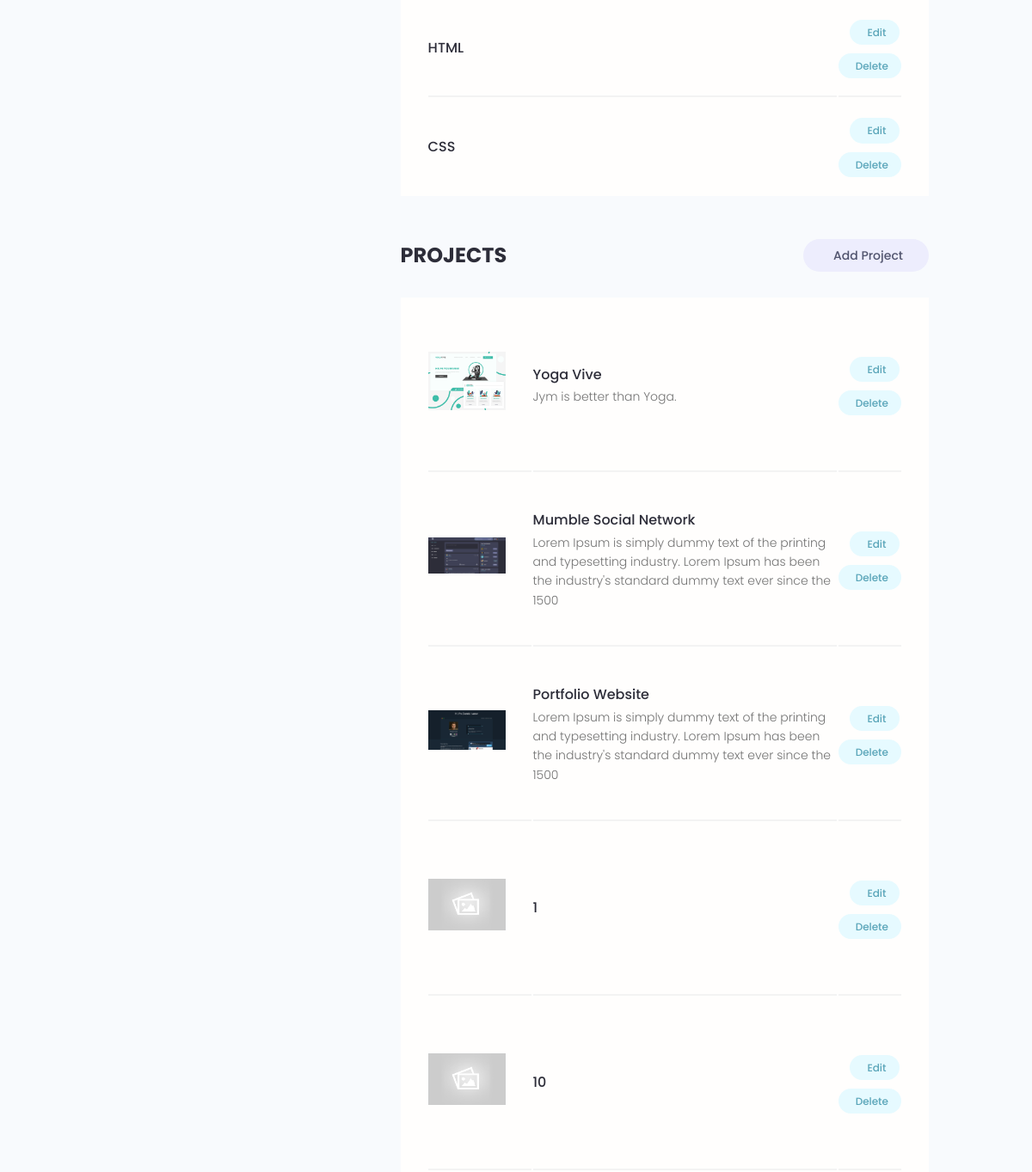
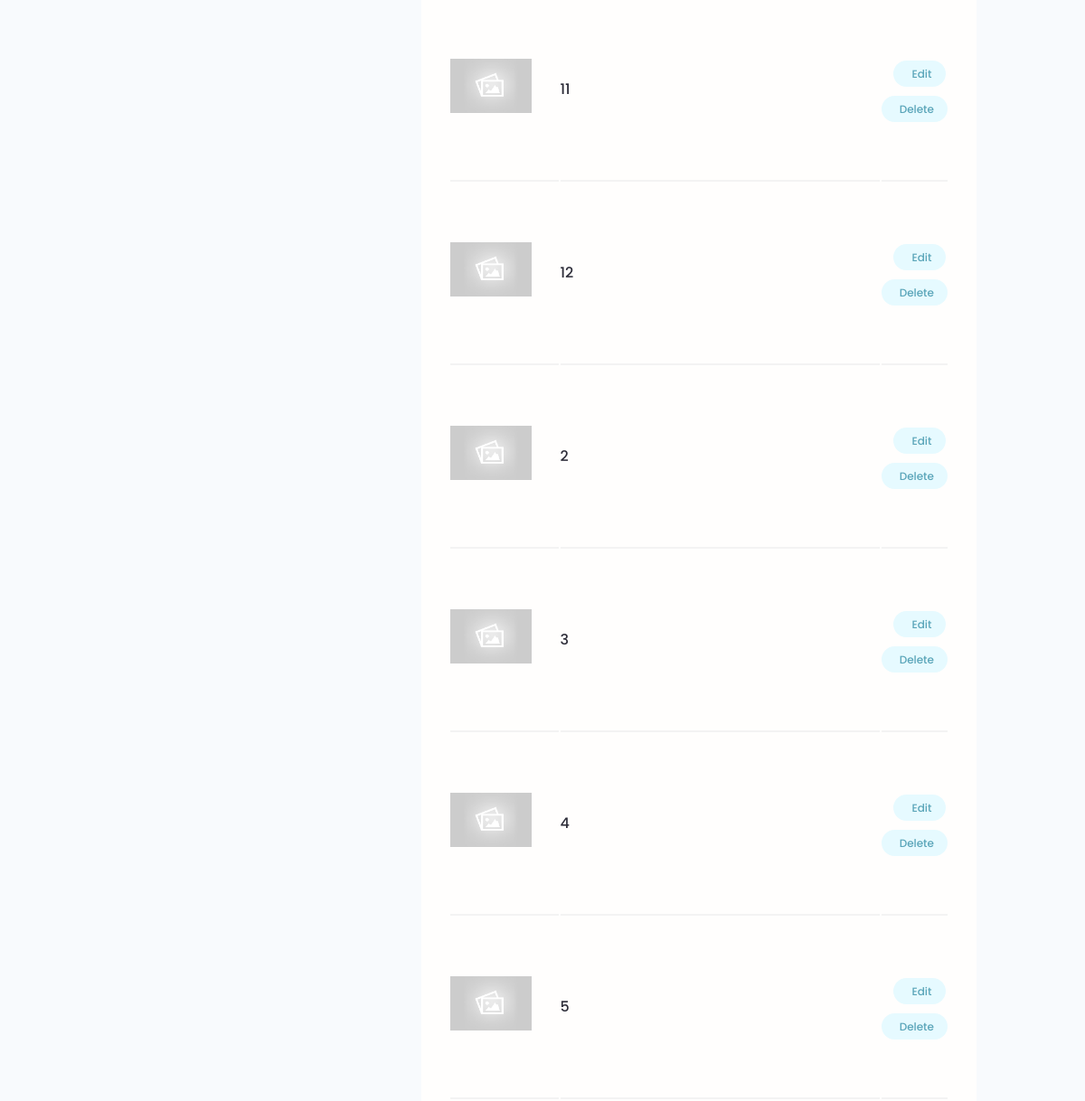
Before: /account/ (signed in, middle part) with the older database file (2 pictures, top to bottom).
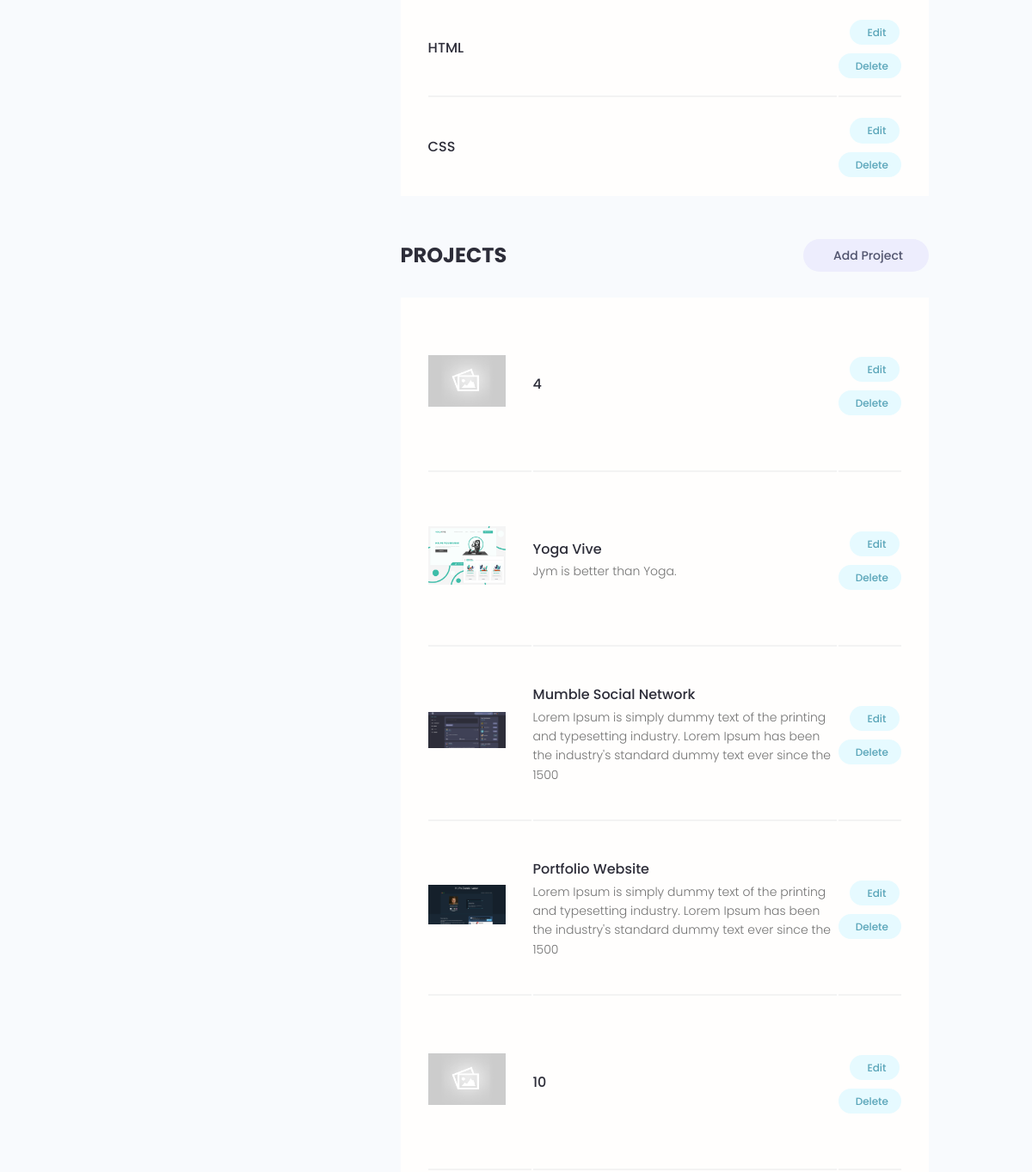
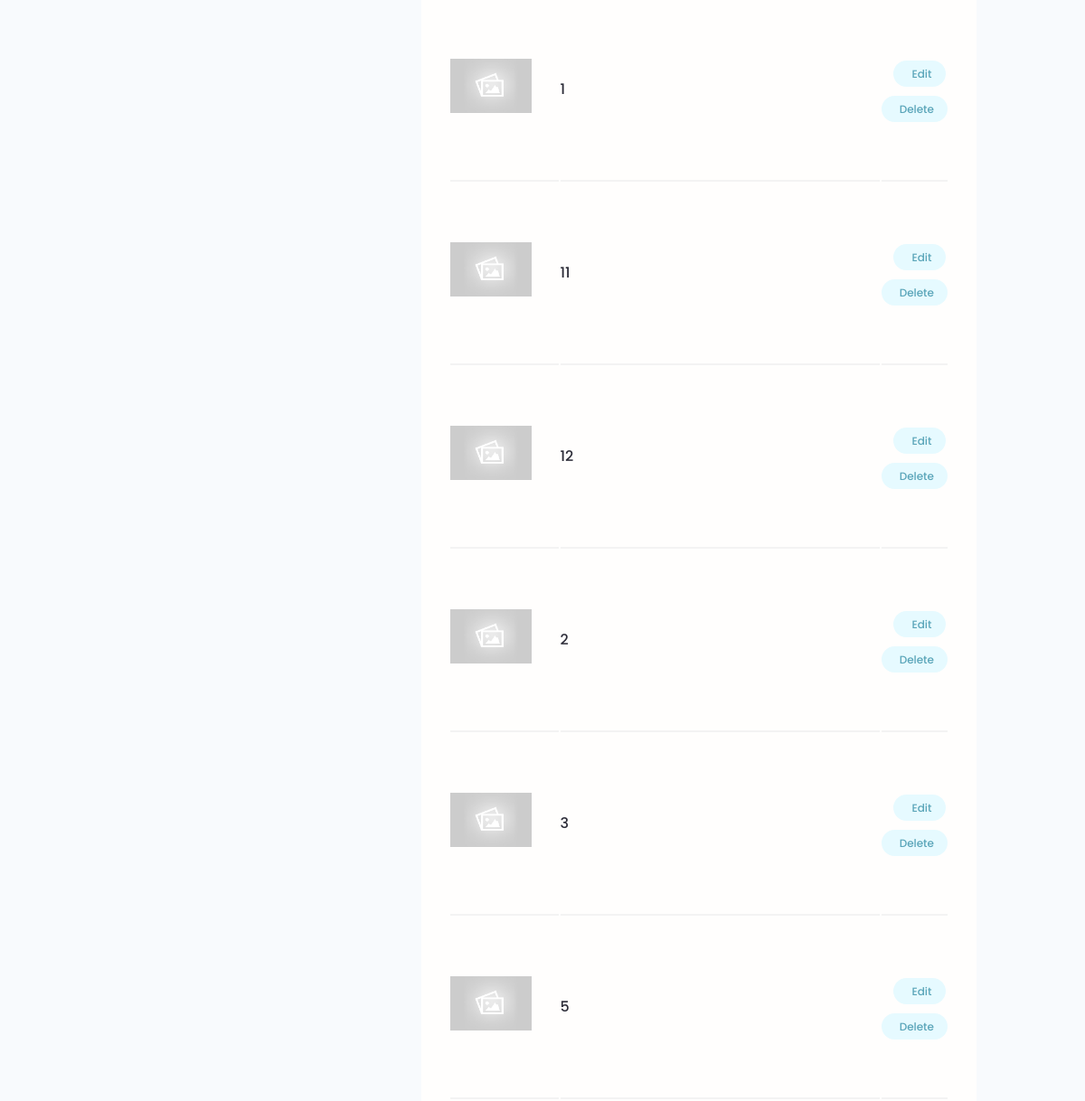
After: the same page with the newer database file (2 pictures, top to bottom).
### users/models.py (models this page shows, shortened)
class Skill(models.Model):
    owner = models.ForeignKey(Profile, on_delete=models.CASCADE, null=True, blank=True)
    name = models.CharField(max_length=200, blank=True, null=True)
    description = models.TextField(null=True, blank=True)
    created = models.DateTimeField(auto_now_add=True)
    id = models.UUIDField(default=uuid.uuid4, unique=True, primary_key=True, editable=False)

### projects/models.py (models this page shows, shortened)
class Project(models.Model):
    owner = models.ForeignKey(Profile, null=True, blank=True, on_delete=models.SET_NULL)
    title = models.CharField(max_length=200)
    description = models.TextField(null=True, blank=True)
    featured_image = models.ImageField(null=True, blank=True, default="default.jpg")
    demo_link = models.CharField(max_length=2000, null=True, blank=True)
    source_link = models.CharField(max_length=2000, null=True, blank=True)
    tags = models.ManyToManyField('Tag', blank=True)
    vote_total = models.IntegerField(default=0, null=True, blank=True)
    vote_ratio = models.IntegerField(default=0, null=True, blank=True)
    created = models.DateTimeField(auto_now_add=True)
    id = models.UUIDField(default=uuid.uuid4, unique=True, primary_key=True, editable=False)
    class Meta:
        ordering = ['-vote_ratio', '-vote_total', 'title']

### users/views.py (the view)
# urls.py: path('account/', views.userAccount, name="account"),
@login_required(login_url='login')
def userAccount(request):
    profile = request.user.profile
    skills = profile.skill_set.all()
    projects = profile.project_set.all()
    context = {'profile' : profile, 'skills' : skills, 'projects' : projects}
    return render(request, 'users/account.html', context)

### users/templates/users/account.html (shortened to what this page needs)
{% extends 'main.html' %}
{% block content%}
<main class="settingsPage profile my-md">
  <div class="container">
    <div class="layout">
      <div class="column column--1of3">
      </div>
      <div class="column column--2of3">
        <table class="settings__table">
          {% for skill in skills %}
          <tr>
            <td class="settings__tableInfo">
              <h4>{{skill.name}}</h4>
            </td>
            <td class="settings__tableActions">
              <a class="tag tag--pill tag--main settings__btn" href="{% url 'update-skill' skill.id %}"> Edit</a>
              <a class="tag tag--pill tag--main settings__btn" href="{% url 'delete-skill' skill.id %}?next=/account">
                Delete</a>
            </td>
          </tr>
          {% endfor %}
        </table>
        <div class="settings">
          <h3 class="settings__title">Projects</h3>
          <a class="tag tag--pill tag--sub settings__btn tag--lg" href="{% url 'create-project' %}"> Add Project</a>
        </div>
        <table class="settings__table">
          {% for project in projects %}
          <tr>
            <td class="settings__thumbnail">
              <a href="{% url 'project' project.id %}"><img src="{{ project.featured_image.url }}" alt="Project Thumbnail" /></a>
            </td>
            <td class="settings__tableInfo">
              <a href="{% url 'project' project.id %}">{{project.title}}</a>
              <p>
                {{project.description|slice:"150"}}
              </p>
            </td>
            <td class="settings__tableActions">
              <a class="tag tag--pill tag--main settings__btn" href="{% url 'update-project' project.id %}"> Edit</a>
              <a class="tag tag--pill tag--main settings__btn" href="{% url 'delete-project' project.id %}">
                Delete</a>
            </td>
          </tr>
          {% endfor %}
        </table>
      </div>
    </div>
  </div>
</main>
{% endblock %}

Changed rows visible on the page:
changed Project (number 1 of 11 on the later page): moves up the list
changed Project (number 5 of 11 on the later page): moves down the list
